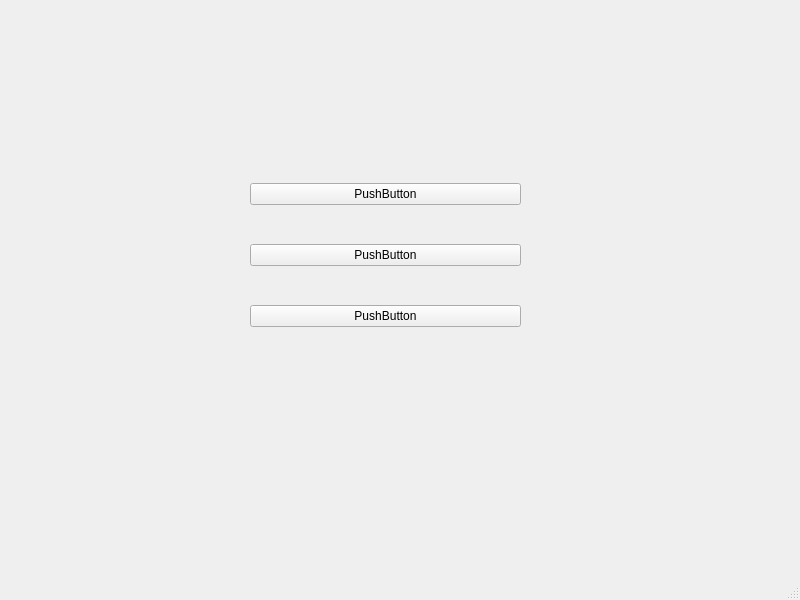
<?xml version="1.0" encoding="UTF-8"?>
<ui version="4.0">
 <class>MainWindow</class>
 <widget class="QMainWindow" name="MainWindow">
  <property name="geometry">
   <rect>
    <x>0</x>
    <y>0</y>
    <width>800</width>
    <height>600</height>
   </rect>
  </property>
  <property name="windowTitle">
   <string>MainWindow</string>
  </property>
  <widget class="QWidget" name="centralwidget">
   <widget class="QWidget" name="verticalLayoutWidget">
    <property name="geometry">
     <rect>
      <x>250</x>
      <y>150</y>
      <width>271</width>
      <height>211</height>
     </rect>
    </property>
    <layout class="QVBoxLayout" name="verticalLayout">
     <item>
      <widget class="QPushButton" name="normalBtn">
       <property name="text">
        <string>PushButton</string>
       </property>
      </widget>
     </item>
     <item>
      <widget class="QPushButton" name="checkBtn">
       <property name="text">
        <string>PushButton</string>
       </property>
      </widget>
     </item>
     <item>
      <widget class="QPushButton" name="menuBtn">
       <property name="text">
        <string>PushButton</string>
       </property>
      </widget>
     </item>
    </layout>
   </widget>
  </widget>
  <widget class="QMenuBar" name="menubar">
   <property name="geometry">
    <rect>
     <x>0</x>
     <y>0</y>
     <width>800</width>
     <height>24</height>
    </rect>
   </property>
  </widget>
  <widget class="QStatusBar" name="statusbar"/>
 </widget>
 <resources/>
 <connections/>
</ui>
